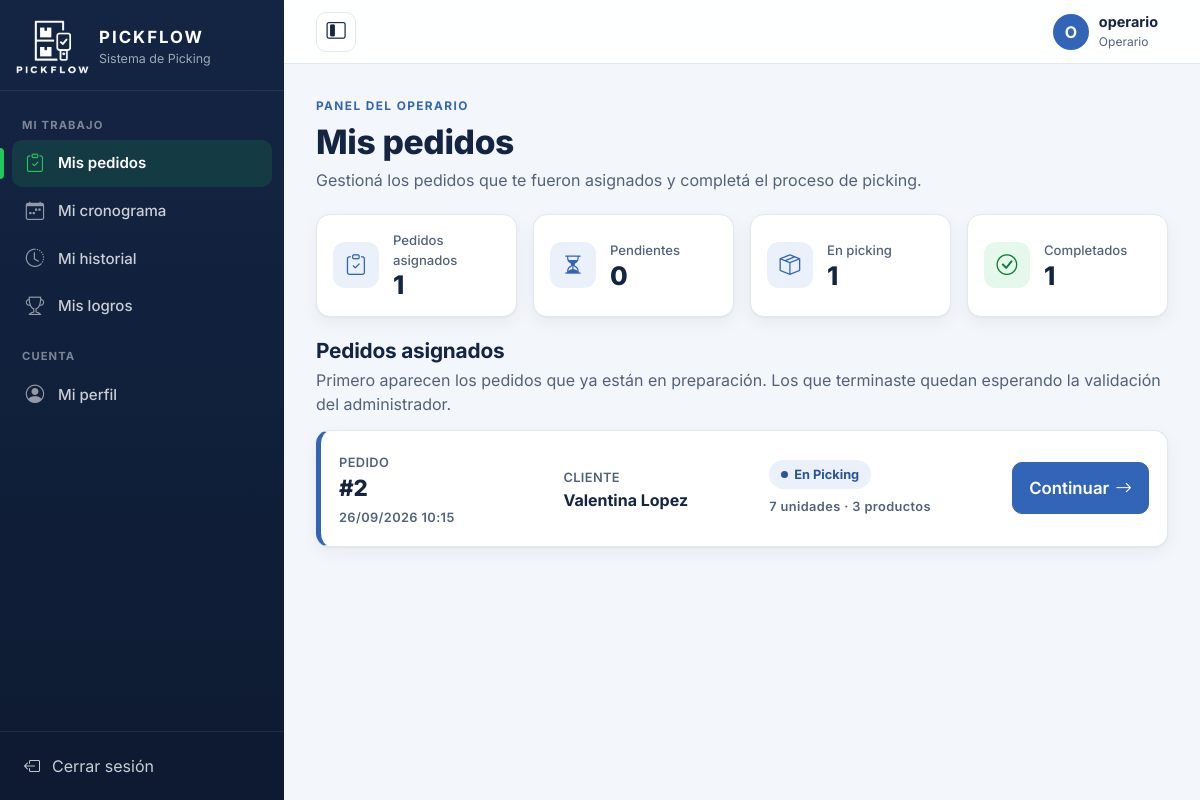
/index.php?c=picking (signed in), run on the app's committed database.
### tables this page shows
CREATE TABLE Pedido (
    id_pedido INT AUTO_INCREMENT PRIMARY KEY,
    fecha_creacion DATETIME NOT NULL,
    fecha_inicio_picking DATETIME NULL,         
    fecha_entrega DATETIME,                     
    estado VARCHAR(20) NOT NULL,
    recogido BOOLEAN NOT NULL DEFAULT FALSE,
    ci_cliente VARCHAR(8) NOT NULL,
    ci_operario VARCHAR(8),
    FOREIGN KEY (ci_cliente) REFERENCES Cliente(CI),
    FOREIGN KEY (ci_operario) REFERENCES Operario(CI)
);

### controller/Controlador.php (called while the page is built, shortened)
<?php
abstract class Controlador
{
    protected function vista($vista, array $datos = [])
    {
        $datos['csrf'] = $this->tokenCsrf();
        $datos['sesion'] = ['usuario' => (string)($_SESSION['usuario'] ?? ''), 'rol' => $this->rol(), 'foto' => $this->fotoUsuario()];
        extract($datos);
        require RAIZ . '/view/' . $vista . '.php';
    }
    protected function rol()
    {
        return $_SESSION['rol'] ?? '';
    }
    protected function fotoUsuario()
    {
        return fotoPerfil($_SESSION['foto']);
    }
    protected function tokenCsrf()
    {
        return $_SESSION['csrf'];
    }
}

### controller/PickingController.php (called while the page is built, shortened)
<?php
class PickingController extends Controlador
{
    public function index()
    {
        $ci = $this->ciUsuario();
        $modelo = new Picking();
        $pendientes = $modelo->contarPorEstado($ci, 'Pendiente');
        $enPicking = $modelo->contarPorEstado($ci, 'En Picking');
        $this->vista('operario/dashboard', [
            'pendientes' => $pendientes,
            'enPicking' => $enPicking,
            'completados' => $modelo->contarPorEstado($ci, 'Completado'),
            'asignados' => $pendientes + $enPicking,
            'pedidos' => $modelo->pedidosAsignados($ci),
        ]);
    }
}

### index.php (called while the page is built, shortened)
<?php
require RAIZ . '/model/Conexion.php';
require RAIZ . '/model/Modelo.php';
require RAIZ . '/view/ayudas.php';
require RAIZ . '/controller/Controlador.php';
$accion = $_GET['a'] ?? 'index';
$controlador = new $rutas[$nombre]();
$controlador->$accion();

### model/Modelo.php (called while the page is built, shortened)
<?php
abstract class Modelo
{
    protected $db;
    public function __construct()
    {
        $this->db = Conexion::obtener();
    }
    protected function preparar($sql, $tipos = '', array $parametros = [])
    {
        $stmt = $this->db->prepare($sql);
        if ($tipos !== '') {
            $stmt->bind_param($tipos, ...$parametros);
        }
        $stmt->execute();
        return $stmt;
    }
    protected function filas($sql, $tipos = '', array $parametros = [])
    {
        $stmt = $this->preparar($sql, $tipos, $parametros);
        $resultado = $stmt->get_result();
        $filas = $resultado ? $resultado->fetch_all(MYSQLI_ASSOC) : [];
        return $filas;
    }
    protected function fila($sql, $tipos = '', array $parametros = [])
    {
        return $this->filas($sql, $tipos, $parametros)[0] ?? null;
    }
    protected function valor($sql, $tipos = '', array $parametros = [])
    {
        $fila = $this->fila($sql, $tipos, $parametros);
        return $fila === null ? null : reset($fila);
    }
}

### model/Conexion.php (called while the page is built, shortened)
<?php
class Conexion
{
    private static $conexion = null;
    public static function obtener()
    {
        if (self::$conexion === null) {
            try {
                $conexion = new mysqli(self::SERVIDOR, self::USUARIO, self::PASSWORD, self::BASE_DATOS, self::PUERTO);
            } catch (mysqli_sql_exception $ex) {
                error_log('PICKFLOW: error de conexión MySQL: ' . $ex->getMessage());
                http_response_code(503);
                exit('No se pudo conectar con la base de datos. Verificá que MySQL esté iniciado.');
            }
            $conexion->set_charset('utf8mb4');
            $conexion->query("SET time_zone = '-03:00'");
            self::$conexion = $conexion;
        }
        return self::$conexion;
    }
}

### model/Picking.php (called while the page is built, shortened)
<?php
class Picking extends Modelo
{
    public function contarPorEstado($ci, $estado)
    {
        return (int)$this->valor("SELECT COUNT(*) FROM Pedido WHERE ci_operario = ? AND estado = ?", 'ss', [$ci, $estado]);
    }
    public function pedidosAsignados($ci)
    {
        return $this->filas("SELECT p.id_pedido AS id, p.estado, p.fecha_creacion AS fecha,
                                    pc.usuario AS cliente,
                                    COUNT(DISTINCT t.id_producto) AS productos_diferentes,
                                    COALESCE(SUM(t.Cantidad), 0) AS total_productos
                             FROM Pedido p
                             INNER JOIN Cliente c ON c.CI = p.ci_cliente
                             INNER JOIN Persona pc ON pc.CI = c.CI
                             LEFT JOIN Tiene t ON t.id_pedido = p.id_pedido
                             WHERE p.ci_operario = ? AND p.estado IN ('Pendiente', 'En Picking', 'Por validar')
                             GROUP BY p.id_pedido, p.estado, p.fecha_creacion, pc.usuario
                             ORDER BY FIELD(p.estado, 'En Picking', 'Pendiente', 'Por validar'), p.fecha_creacion ASC", 's', [$ci]);
    }
}

### view/ayudas.php (called while the page is built, shortened)
<?php
function e($texto)
{
    return htmlspecialchars((string)$texto, ENT_QUOTES, 'UTF-8');
}
function url($controlador = 'inicio', $accion = 'index', array $parametros = [])
{
    $ruta = ['c' => $controlador];
    if ($accion !== 'index') {
        $ruta['a'] = $accion;
    }
    return 'index.php?' . http_build_query($ruta + $parametros, '', '&', PHP_QUERY_RFC3986);
}
function fecha($valor, $formato = 'd/m/Y H:i')
{
    return $valor ? date($formato, strtotime($valor)) : '';
}

### view/operario/dashboard.php (the view, shortened to what this page needs)
<?php
require RAIZ . '/view/layout/cabecera.php';
?>
<section class="encabezado">
    <span class="encabezado-etiqueta">PANEL DEL OPERARIO</span>
    <h1>Mis pedidos</h1>
    <p>Gestioná los pedidos que te fueron asignados y completá el proceso de picking.</p>
</section>
<section class="indicadores">
    <div class="indicador"><i class="bi bi-clipboard-check"></i><div><span>Pedidos asignados</span><strong><?= $asignados ?></strong></div></div>
    <div class="indicador"><i class="bi bi-hourglass-split"></i><div><span>Pendientes</span><strong><?= $pendientes ?></strong></div></div>
    <div class="indicador"><i class="bi bi-box-seam"></i><div><span>En picking</span><strong><?= $enPicking ?></strong></div></div>
    <div class="indicador indicador-verde"><i class="bi bi-check-circle"></i><div><span>Completados</span><strong><?= $completados ?></strong></div></div>
</section>
<section>
    <div class="titulo-seccion">
        <h2>Pedidos asignados</h2>
        <p>Primero aparecen los pedidos que ya están en preparación. Los que terminaste quedan esperando la validación del administrador.</p>
    </div>
    <div class="lista-pedidos">
        <?php foreach ($pedidos as $p) { ?>
            <article class="pedido-fila <?= $p['estado'] === 'En Picking' ? 'en-picking' : '' ?>">
                <div><span class="dato-etiqueta">PEDIDO</span><h3>#<?= (int)$p['id'] ?></h3><span class="dato-etiqueta"><?= e(fecha($p['fecha'])) ?></span></div>
                <div><span class="dato-etiqueta">CLIENTE</span><div><strong><?= e($p['cliente']) ?></strong></div></div>
                <div>
                    <span class="estado <?= $p['estado'] === 'En Picking' ? 'en-proceso' : 'pendiente' ?>"><?= $p['estado'] === 'Por validar' ? 'Esperando validación del administrador' : e($p['estado']) ?></span>
                    <div class="dato-etiqueta mt-2"><?= (int)$p['total_productos'] ?> unidades · <?= (int)$p['productos_diferentes'] ?> productos</div>
                </div>
                <a class="btn btn-primary btn-lg" href="<?= e(url('picking', 'pedido', ['id' => $p['id']])) ?>"><?= $p['estado'] === 'En Picking' ? 'Continuar' : 'Ver pedido' ?> <i class="bi bi-arrow-right"></i></a>
            </article>
        <?php } ?>
    </div>
</section>
<?php require RAIZ . '/view/layout/pie.php'; ?>

### css/app.css (style rules this page uses)
:root { --navy: #142544; --navy-oscuro: #0d1a31; --azul: #3265B7; --azul-hover: #28549b; --azul-claro: #EAF1FB; --verde: #20C95A; --verde-hover: #18ad4c; --verde-oscuro: #0f7a37; --verde-claro: #E4F8EC; --ambar: #B7791F; --ambar-claro: #FFF4DB; --rojo: #DC3545; --celeste: #0EA5C6; --fondo: #F3F6FA; --blanco: #FFFFFF; --borde: #E2E8F0; --texto: #142544; --texto-2: #52627A; --oro: #C9971C; --oro-fondo: #FFF6DA; --plata: #7A8794; --plata-fondo: #EEF1F4; --bronce: #A8622F; --bronce-fondo: #F8EADF; --gris-fondo: #F1F3F5; --radio: 14px; --radio-chico: 10px; --sombra: 0 1px 2px rgba(16, 24, 40, .04), 0 6px 18px rgba(20, 37, 68, .05); --ancho-menu: 284px; --alto-barra: 64px; --foco: #FFBF47; --bs-primary: #3265B7; --bs-primary-rgb: 50, 101, 183; --bs-link-color: #3265B7; --bs-link-color-rgb: 50, 101, 183; --bs-link-hover-color: #28549b; --bs-body-font-family: 'Inter', system-ui, -apple-system, 'Segoe UI', Roboto, Arial, sans-serif; --bs-body-color: #142544; --bs-border-color: #E2E8F0; }
html { -webkit-text-size-adjust: 100%; }
body { font-family: var(--bs-body-font-family); color: var(--texto); background: var(--fondo); overflow-wrap: break-word; }
h1, h2, h3, h4, h5, h6 { color: var(--texto); font-weight: 700; letter-spacing: -.01em; }
.encabezado { margin-bottom: 22px; }
.encabezado-etiqueta { display: inline-block; color: var(--azul); font-size: .74rem; font-weight: 700; letter-spacing: .12em; margin-bottom: 6px; }
.encabezado h1 { font-size: clamp(1.55rem, 1.2rem + 1.2vw, 2.1rem); font-weight: 800; margin: 0 0 6px; }
.encabezado p { color: var(--texto-2); margin: 0; max-width: 72ch; }
.indicadores { display: grid; grid-template-columns: repeat(2, minmax(0, 1fr)); gap: 12px; margin-bottom: 22px; }
.indicador { display: flex; align-items: center; gap: 14px; padding: 16px; background: var(--blanco); border: 1px solid var(--borde); border-radius: var(--radio); box-shadow: var(--sombra); color: inherit; text-decoration: none; transition: transform .15s, box-shadow .15s, border-color .15s; }
.indicador > i { width: 46px; height: 46px; border-radius: 12px; background: var(--azul-claro); color: var(--azul); display: inline-flex; align-items: center; justify-content: center; font-size: 1.3rem; flex-shrink: 0; }
.indicador-verde > i { background: var(--verde-claro); color: var(--verde-oscuro); }
.indicador span { display: block; color: var(--texto-2); font-size: .82rem; font-weight: 500; }
.indicador strong { display: block; font-size: 1.6rem; font-weight: 800; line-height: 1.15; }
@media (min-width: 992px) { .indicadores { grid-template-columns: repeat(4, minmax(0, 1fr)); gap: 16px; } }
.estado { display: inline-flex; align-items: center; gap: 6px; padding: 5px 12px; border-radius: 999px; font-size: .8rem; font-weight: 700; background: #EDF0F4; color: #4A5568; white-space: nowrap; }
.estado::before { content: ""; width: 7px; height: 7px; border-radius: 50%; background: currentColor; }
.estado.en-proceso { background: var(--azul-claro); color: var(--azul-hover); }
.btn { font-weight: 600; border-radius: var(--radio-chico); min-height: 44px; display: inline-flex; align-items: center; justify-content: center; gap: 6px; }
.btn-lg { min-height: 52px; font-size: 1.05rem; }
.btn-primary { --bs-btn-bg: var(--azul); --bs-btn-border-color: var(--azul); --bs-btn-hover-bg: var(--azul-hover); --bs-btn-hover-border-color: var(--azul-hover); --bs-btn-active-bg: #214684; --bs-btn-disabled-bg: var(--azul); --bs-btn-disabled-border-color: var(--azul); }
.titulo-seccion { margin-bottom: 14px; }
.titulo-seccion h2 { font-size: 1.3rem; margin-bottom: 4px; }
.titulo-seccion p { color: var(--texto-2); margin: 0; }
.lista-pedidos { display: grid; gap: 14px; }
.pedido-fila { display: grid; grid-template-columns: minmax(0, 1fr); gap: 14px; align-items: center; padding: 18px; background: var(--blanco); border: 1px solid var(--borde); border-left: 5px solid #F0B429; border-radius: var(--radio); box-shadow: var(--sombra); }
.pedido-fila.en-picking { border-left-color: var(--azul); }
.pedido-fila h3 { margin: 2px 0; font-size: 1.4rem; font-weight: 800; }
.dato-etiqueta { color: var(--texto-2); font-size: .8rem; font-weight: 600; letter-spacing: .03em; }
@media (min-width: 900px) { .pedido-fila { grid-template-columns: 1.1fr 1fr 1.2fr auto; gap: 20px; } }
:where(a, button, input, select, textarea, .btn):focus-visible { outline: 3px solid var(--foco); outline-offset: 2px; }

### data on the page
pedido: id_pedido "2", fecha_creacion "26/09/2026 10:15", cliente "Valentina Lopez", estado "En Picking", total_productos "7", productos_diferentes "3", shows "Continuar"

### other printed values
$menuGrupo "MI TRABAJO"
$mTexto "Mis pedidos"
$mTexto "Mi cronograma"
$mTexto "Mi historial"
$mTexto "Mis logros"
$menuGrupo "CUENTA"
$mTexto "Mi perfil"
$iniciales "O"
$sesion['usuario'] "operario"
$asignados "1"
$pendientes "0"
$enPicking "1"
$completados "1"
